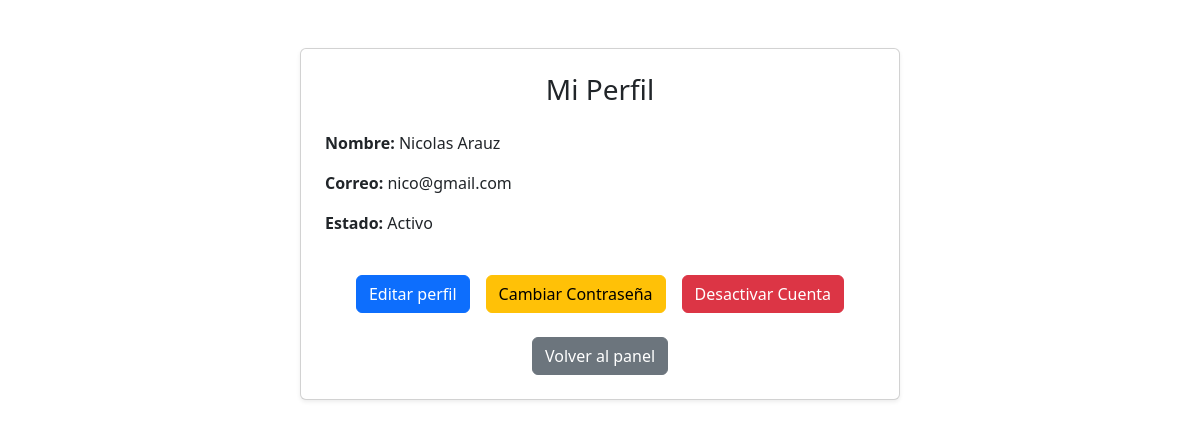
/perfil/ (signed in), run on the app's committed database.
### app/models.py (models this page shows, shortened)
class Usuario(models.Model):
    nombre = models.CharField(max_length=60)
    correo = models.EmailField(unique=True)
    contraseña = models.CharField(max_length=100)
    rol = models.CharField(max_length=20)
    estado = models.CharField(max_length=10)

### app/views.py (the view)
# urls.py: path('perfil/', views.perfil_cliente, name='perfil'),
def perfil_cliente(request):
    usuario_id = request.session.get('usuario_id')
    rol = request.session.get('usuario_rol')
    if not usuario_id or rol != 'cliente':
        return redirect('../dashboard')
    usuario = get_object_or_404(Usuario, id=usuario_id)
    return render(request, 'perfil_cliente.html', {'usuario': usuario})

### templates/perfil_cliente.html (shortened to what this page needs)
<!DOCTYPE html>
<html lang="es">
<head>
    <link href="https://cdn.jsdelivr.net/npm/bootstrap@5.3.3/dist/css/bootstrap.min.css" rel="stylesheet" />
</head>
<body>
<div class="container mt-5">
    <div class="card shadow-sm p-4 mx-auto" style="max-width: 600px;">
        <h3 class="mb-4 text-center">Mi Perfil</h3>
        <p><strong>Nombre:</strong> {{ usuario.nombre }}</p>
        <p><strong>Correo:</strong> {{ usuario.correo }}</p>
        <p><strong>Estado:</strong> {{ usuario.estado|capfirst }}</p>
        <div class="d-flex justify-content-center gap-3 mt-4">
            <a href="../editar_perfil/{{usuario.id}}?origen=perfil" class="btn btn-primary">Editar perfil</a>
            <a href="../cambiar_contraseña" class="btn btn-warning">Cambiar Contraseña</a>
            <a href="../desactivar_perfil" class="btn btn-danger">Desactivar Cuenta</a>
        </div>
        <div class="text-center mt-4">
            <a href="../dashboard" class="btn btn-secondary">Volver al panel</a>
        </div>
    </div>
</div>
</body>
</html>

### data on the page
Usuario: nombre "Nicolas Arauz", correo "nico@gmail.com", estado "Activo"
